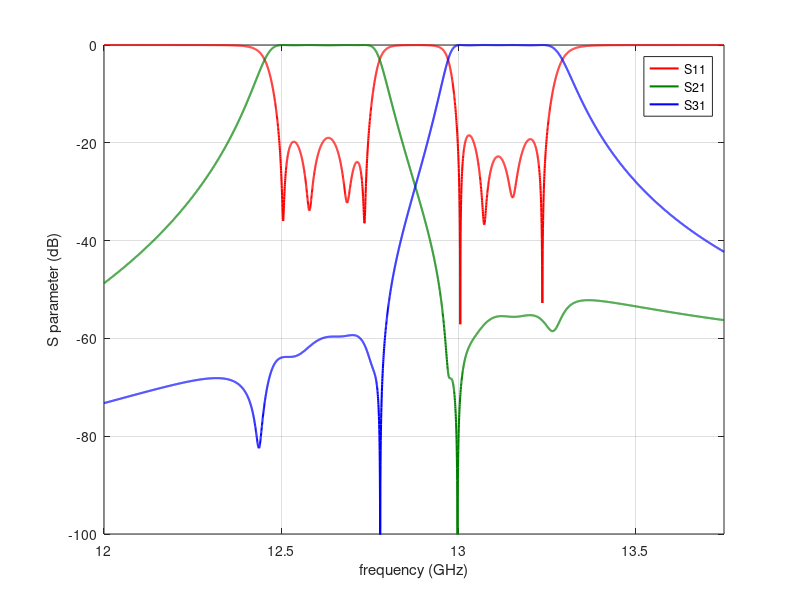

Write MATLAB code to recreate this figure.

load('T_junction_best.mat')
freq_S11=value{1,1};
S11_val=value{1,2};
freq_S21=value{1,3};
S21_val=value{1,4};
freq_S31=value{1,5};
S31_val=value{1,6};

S11 = [freq_S11,S11_val];
S21 = [freq_S21,S21_val];
S31 = [freq_S31,S31_val];

figure(10)
plot(freq_S11,S11_val,'Color',[1 0 0],'LineWidth',1.5);
hold on;
plot(freq_S21,S21_val,'Color',[ 0 0.5 0],'LineWidth',1.5);
hold on;
plot(freq_S31,S31_val,'Color',[ 0 0 1],'LineWidth',1.5);
hold on;
grid on;
legend('S11','S21','S31');
axis([12 13.75 -100 0]);
% legend('S11','S21','S31','RZs');

xlabel('frequency (GHz)')
ylabel('S parameter (dB)')


function perf = evaluate (f, S11_val, S21_val, S31_val) 